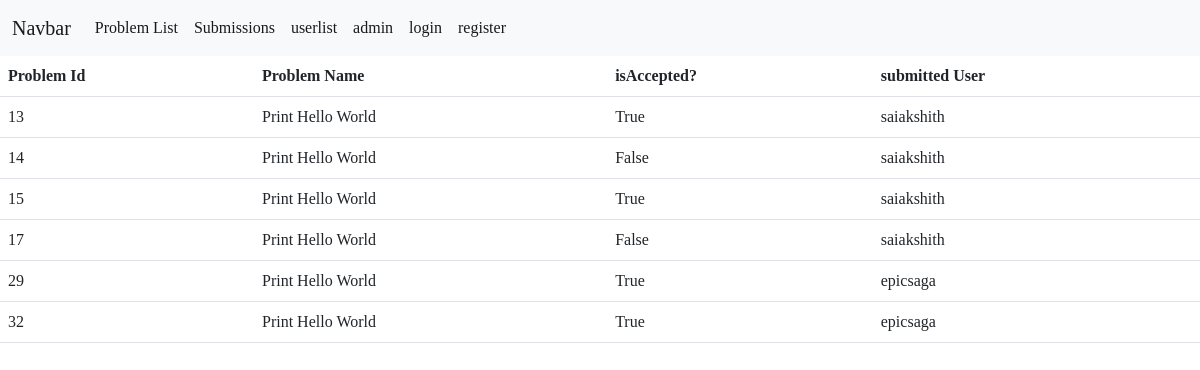
Page /Main_app/submissionlist/ on the committed database.
### Main_app/models.py (models this page shows, shortened)
class Submissions(models.Model):
    user = models.ForeignKey(User, on_delete=models.CASCADE,default=True,related_name='submissions')
    problem = models.ForeignKey(Problems,on_delete=models.CASCADE,default=True)
    solution = models.TextField()
    accepted = models.BooleanField(default=False)

class Problems(models.Model):
    Title = models.CharField(max_length=1000)
    Problem_statement = models.TextField()
    Author = models.CharField(max_length=1000)
    Number_of_submissions = models.IntegerField(default=0)
    Number_of_accepted = models.IntegerField(default=0)
    Test_cases = models.TextField()
    Example_test_cases = models.TextField()
    Solution = models.TextField()
    points = models.IntegerField(default=0)

### Main_app/views.py (the view)
# urls.py: path('submissionlist/', views.submission_list.as_view(),name='submissionlist'),
class submission_list(ListView):
    context_object_name = 'submission_list'
    model = models.Submissions
    template_name = 'Main_app/submission_list.html'

### Main_app/context_processors.py (called while the page is built)
def pass_user(request):
    print(request)
    print('I came inside atleast this time')
    return {'user_context': request.user}

### Main_app/templates/Main_app/submission_list.html
{%extends './base.html' %}
{% block content %}
    <table class="table">
        <tr>
            <th>Problem Id</th>
            <th>Problem Name</th>
            <th>isAccepted?</th>
            <th>submitted User</th>
        </tr>
        {%for submission in submission_list%}
        <tr>
            <td>{{submission.id}}</td>
            <td>{{submission.problem.Title}}</td>
            <td>{{submission.accepted}}</td>
            <td>{{submission.user}}</td>
        </tr>
        {% endfor%}
    </table>
{% endblock %}

### Main_app/templates/Main_app/base.html (shortened to what this page needs)
<!doctype html>
<html lang="en">
<head>
  <link href="https://cdn.jsdelivr.net/npm/bootstrap@5.2.0-beta1/dist/css/bootstrap.min.css" rel="stylesheet"
>
</head>
<body>
  <nav class="navbar navbar-expand-lg bg-light">
    <div class="container-fluid">
      <a class="navbar-brand" href="#">Navbar</a>
      <div class="collapse navbar-collapse" id="navbarText">
        <ul class="navbar-nav me-auto mb-2 mb-lg-0">
          <li class="nav-item">
            <a class="nav-link active" aria-current="page" href="/Main_app/problemlist">Problem List</a>
          </li>
          <li class="nav-item">
            <a class="nav-link active" aria-current="page" href="/Main_app/submissionlist">Submissions</a>
          </li>
          <li class="nav-item">
            <a class="nav-link active" aria-current="page" href="/Main_app/userlist">userlist</a>
          </li>
          <li class="nav-item">
            <a class="nav-link active" aria-current="page" href="/admin">admin</a>
          </li>
          {% if request.user.is_authenticated%}
          <li class="nav-item">
            <a class="nav-link active" aria-current="page" href="/Main_app/logout">logout</a>
          </li>
          <li class="nav-item">
            <a class="nav-link active" aria-current="page" href="/Main_app/createproblem">createproblem</a>
          </li>
          <li class="nav-item">
            <a class="nav-link active" aria-current="page" href="/Main_app/challenge">challenge</a>
          </li>
          <li class="nav-item">
            <a class="nav-link active" aria-current="page" href="/Main_app/friends">friendslist</a>
          </li>
          {% else%}
          <li class="nav-item">
            <a class="nav-link active" aria-current="page" href="/Main_app/login">login</a>
          </li>
          <li class="nav-item">
            <a class="nav-link active" aria-current="page" href="/Main_app/register">register</a>
          </li>
          {%endif%}
        </ul>
      </div>
    </div>
  </nav>
  {% block content %}{% endblock %}
</body>
</html>

### Main_app/templates/Main_app/base.html (style rules this page uses)
body { font-family: 'Open Sans', sans-serif; font-family: 'Rokkitt', serif; }

### rows in the picture
Submissions: id "13", problem.Title "Print Hello World", accepted "True", user "saiakshith"
Submissions: id "14", problem.Title "Print Hello World", accepted "False", user "saiakshith"
Submissions: id "15", problem.Title "Print Hello World", accepted "True", user "saiakshith"
Submissions: id "17", problem.Title "Print Hello World", accepted "False", user "saiakshith"
Submissions: id "29", problem.Title "Print Hello World", accepted "True", user "epicsaga"
Submissions: id "32", problem.Title "Print Hello World", accepted "True", user "epicsaga"
